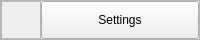
               <widget class="QFrame" name="frame_12">
                <property name="minimumSize">
                 <size>
                  <width>0</width>
                  <height>40</height>
                 </size>
                </property>
                <property name="maximumSize">
                 <size>
                  <width>16777215</width>
                  <height>40</height>
                 </size>
                </property>
                <property name="frameShape">
                 <enum>QFrame::StyledPanel</enum>
                </property>
                <property name="frameShadow">
                 <enum>QFrame::Raised</enum>
                </property>
                <layout class="QHBoxLayout" name="horizontalLayout_10">
                 <property name="spacing">
                  <number>0</number>
                 </property>
                 <property name="leftMargin">
                  <number>0</number>
                 </property>
                 <property name="topMargin">
                  <number>0</number>
                 </property>
                 <property name="rightMargin">
                  <number>0</number>
                 </property>
                 <property name="bottomMargin">
                  <number>0</number>
                 </property>
                 <item alignment="Qt::AlignLeft">
                  <widget class="QFrame" name="frame_25">
                   <property name="frameShape">
                    <enum>QFrame::StyledPanel</enum>
                   </property>
                   <property name="frameShadow">
                    <enum>QFrame::Raised</enum>
                   </property>
                   <layout class="QHBoxLayout" name="horizontalLayout_23">
                    <item>
                     <widget class="QLabel" name="settings_logo">
                      <property name="minimumSize">
                       <size>
                        <width>20</width>
                        <height>20</height>
                       </size>
                      </property>
                      <property name="maximumSize">
                       <size>
                        <width>20</width>
                        <height>20</height>
                       </size>
                      </property>
                      <property name="text">
                       <string/>
                      </property>
                      <property name="pixmap">
                       <pixmap>../../../resources/icons/settings.png</pixmap>
                      </property>
                      <property name="scaledContents">
                       <bool>true</bool>
                      </property>
                     </widget>
                    </item>
                   </layout>
                  </widget>
                 </item>
                 <item>
                  <widget class="QPushButton" name="settings_pushButton">
                   <property name="sizePolicy">
                    <sizepolicy hsizetype="Expanding" vsizetype="Expanding">
                     <horstretch>0</horstretch>
                     <verstretch>0</verstretch>
                    </sizepolicy>
                   </property>
                   <property name="cursor">
                    <cursorShape>PointingHandCursor</cursorShape>
                   </property>
                   <property name="text">
                    <string>Settings</string>
                   </property>
                  </widget>
                 </item>
                </layout>
               </widget>
